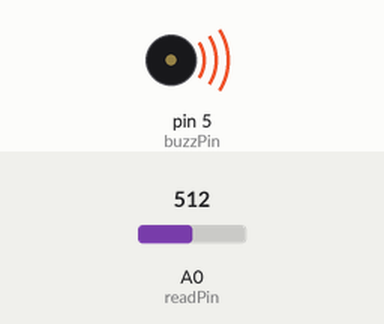
A sketch run on a simulated Arduino Uno, built with avr-gcc and run on an emulated ATmega328P. Parts: buzzer (waves = sounding). The inputs (shaded band) are chosen by the test bench; at power-on: A0 (readPin) = 512. What the sketch prints to the serial monitor is not drawn.

Above: at 0.1 s.
Timing chart, 0 to 1.6 s (numbered marks = the images above):
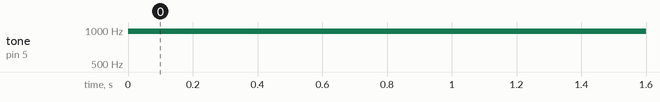

The sketch:

LightResponsiveBuzzesExercise.ino
```cpp
const int buzzPin = 5;
const int readPin = A0;
int readVal;
int v;

void setup() {
  Serial.begin(9600);
  pinMode(buzzPin, OUTPUT);
  pinMode(readPin, INPUT);
}

void loop() {
  readVal = analogRead(readPin);
  v = map(readVal, 170, 920, 0, 255);
  Serial.println(max(v, 0));
  analogWrite(buzzPin, max(v, 0));
  delay(100);
  analogWrite(buzzPin, 0);
  delay(100);
}
```

Measured:
- by itself, tone on pin 5 (buzzPin): silent → 977 Hz at 0.00 s
